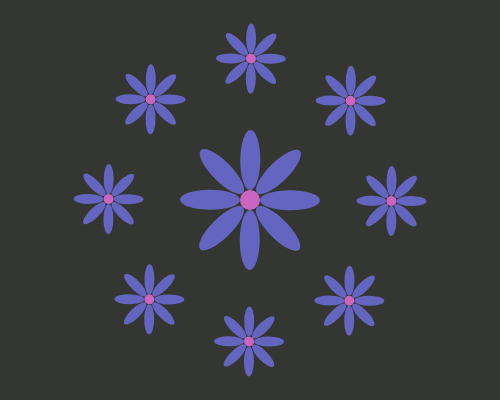
Frame 1 (no input)
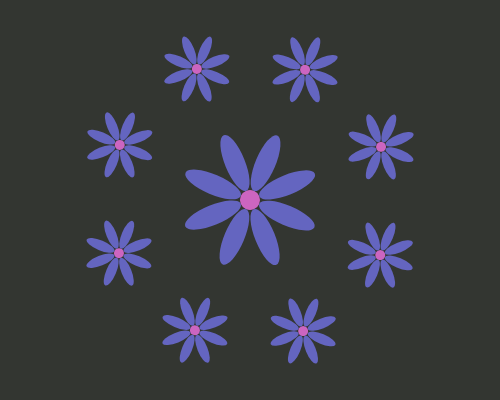
Frame 60 (no input)
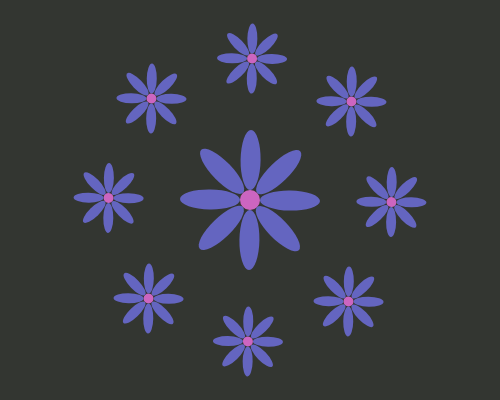
Frame 120 (the mouse pressed at the canvas centre since frame 60)

The p5.js sketch that drew these frames (run headless with seeded random() and noise() and a simulated clock; from frame 60 on, the mouse is pressed at the canvas centre):

// p5.js sketch
// ── sketch.js

function setup(){
	createCanvas(500, 400);
	background(51,54,49);
}

function draw() {
	background(51,54,49);
	push();
	translate(width/2, height/2);           //描画の基準位置を画面の中心に指定する→横幅の半分,縦幅の半分
	rotate(frameCount / 150.0);　　　　　　 //毎秒30フレーム/150.0 →10秒で2度 360度(1周約18秒)
																					//console.log((frameCount/30)+"秒" +(frameCount / 150.0) +"度");
																					//console.log("Angle:"+(frameCount / 150.0));
	//花を描く
	Flower(20, 0, 0, color(204, 101, 192), color(100, 101, 192));
	
	//花を8枚円形に描く
	for(var i= 0; i < 8; i++) {
		rotate(PI/4);　　　　　　　　　　　                                //傾きを60度加える
		Flower(10, 100, 100, color(204, 101, 192), color(100, 101, 192));  //花を描画
	}
	
	pop();

}


//Flower
function Flower(_d, _x, _y, _cColor, _pColor) {
	//※以下は中心の円を基準に描画
	var p_yPos   = _d*2;　　　　　　　　　    //花びらのY座標は中心の円の二倍 ※X座標は0
	var p_width  = _d;　　　　　　　　　      //花びらの幅 中心の円の直径
	var p_height = _d*3;　　　　　　　　　    //花びらの縦幅 中心の円の直径の三倍

	fill(_cColor);                     //花の中心の塗り
	noStroke();　　　　　　　　　　　　　    //枠線は無し
	ellipse(_x, _y, _d, _d);                 //花の中心を描画
	push();                                  //描画の状態を初期化

	translate(_x, _y);                       //描画の基準位置を中心の円の座標に変更
	fill(_pColor);　　　　　　　　　         //花びらの塗りの指定
	//花びらを8枚描画
	for (var i = 0; i < 8; i++) {
		rotate(PI/4.0);　　　　　　　　　　    //10度づつ傾ける
		ellipse(0, p_yPos, p_width, p_height); //花びらの描画
	}
	
	pop();　　　　　　　　　　　　　　　     //描画の状態を復元する　→　花びらの設定を終了する
	
}


//角度の計算
//30度	45度	60度	90度	180度	360度
//π/6	π/4	π/3	π/2	π	2π
//PI/6	PI/4	PI/3	PI/2	PI	2PI
